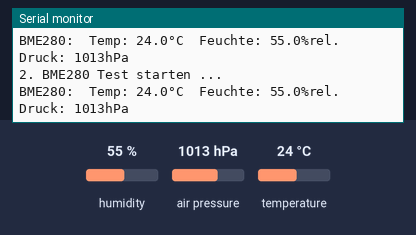
Bench run of a sketch on a simulated ESP32. Parts: the last lines printed to the serial monitor. The test bench sets the inputs (shaded band); at power-on: air pressure 1013 hPa, humidity 55 %, temperature 24 °C.

Above: at 2.9 s.
3.0 s: air pressure set to 952 hPa
At 5.1 s:
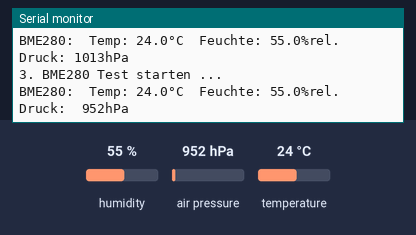
7.8 s: humidity set to 22 %
At 9.8 s:
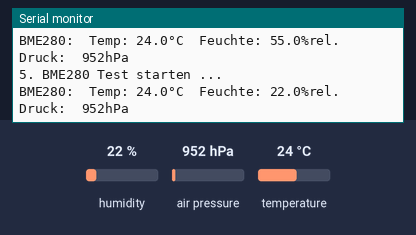
10.6 s: temperature set to 12 °C
At 10.6 s:
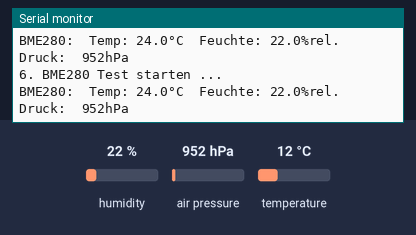
Timing chart, 0 to 13.6 s (numbered marks = the images above; inputs shaded):
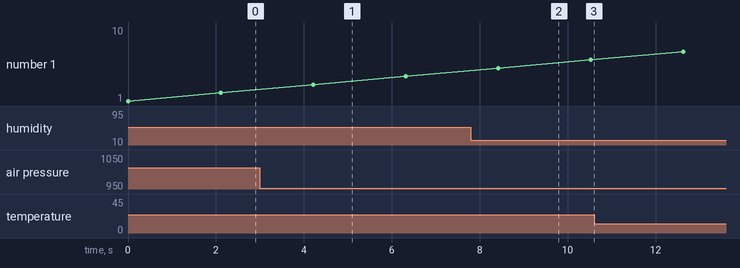

Measured:
- after the input at 3.0 s, the serial monitor: prints a new line after 1.2 s (image 1)
- after the input at 7.8 s, the serial monitor: prints a new line after 0.62 s (image 2)

The sketch:

BOB-4-BME280-Feuchte.ino
```cpp
/*   BOB-4-BME280-Feuchte  Sensor BME280

     Testprogramm für ESP32 Dev Module      Didi Lamken 30.01.2019

     Sensor für Luft-Temperatur, -Feuchte und -Druck
*/
// 1. allgemeine Definitionen /////////////////////////////////////
const char* Programmname = "BOB-4-BME280-Feuchte";

// allgemeine Variable
int      Counter = 0;              // Zähler

// BME280 Sensor für Luft-Temperatur, -Feuchte und -Druck
#include <Wire.h>
#include <Adafruit_BME280.h>
char     chBME280tmp[6];
char     chBME280hum[6];
char     chBME280dru[7];
Adafruit_BME280 bme;

// 2. Setup wird beim Start einmal durchlaufen  ///////////////////
void setup()
{
  Serial.begin(115200);
  Serial.println(Programmname);

  // Sensor BME280
  bool status = 0;                 // Sensor BME280
  status = bme.begin(0x76);
  Serial.println("BME280 gestartet");
}

// BME280  Funktion zum Auslesen   /////////////////////////////////////
void getBME280()                   // Auslesen des BME280
{
  float   h, t, p;
  char    chBuffer[80];
  t = bme.readTemperature();
  h = bme.readHumidity();
  p = bme.readPressure() / 100.0;
  /*
    Serial.print("BME280:  Temp: "); // Ausgabe unformatiert
    Serial.print(t);
    Serial.print("°C  Feuchte: ");
    Serial.print(h);
    Serial.print("%rel.  Druck: ");
    Serial.print(p);
    Serial.println("hPa");
  */
  dtostrf(t, 4, 1, chBME280tmp);
  dtostrf(h, 4, 1, chBME280hum);
  dtostrf(p, 4, 0, chBME280dru);   // Ausgabe formatiert
  sprintf(chBuffer, "BME280:  Temp: %s°C  Feuchte: %s%%rel.  Druck: %shPa", chBME280tmp, chBME280hum, chBME280dru );
  Serial.println(chBuffer);
  delay(100);
}

// 3. Dauerschleife  //////////////////////////////////////////////
void  loop()
{
  Counter++;
  Serial.print(Counter);
  Serial.println(". BME280 Test starten ... ");

  getBME280();                     // neue Wetterdaten

  delay(2000);                     // Verzögerung
}
```
